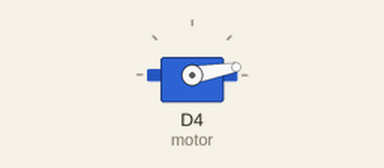
This sketch was run on a simulated ESP8266 (NodeMCU). On the bench: servo.

Above: at 1.05 s.
At 3.25 s:
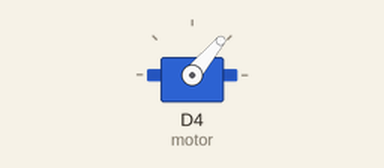
At 5.5 s:
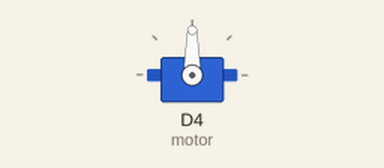
At 10.0 s:
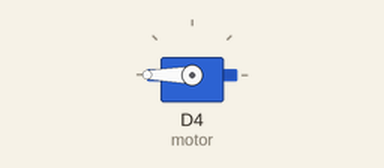
Timing chart, 0 to 13.4 s (numbered marks = the images above):
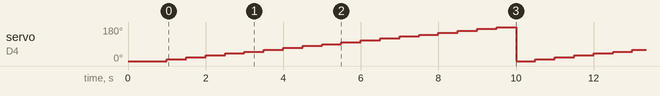

Measured:
- by itself, servo on D4 (motor): repeats every 9.5 s: 20° 0.50 s, 30° 0.50 s, 40° 0.50 s, 50° 0.50 s, 60° 0.50 s, 70° 0.50 s, 80° 0.50 s, 90° 0.50 s, 100° 0.50 s, 110° 0.50 s, 120° 0.50 s, 130° 0.50 s, 140° 0.50 s, 150° 0.50 s, 160° 0.50 s, 170° 0.50 s, 180° 0.50 s, 0° 0.50 s, 10° 0.50 s

The sketch:

13_servo.ino
```cpp
// deneme kartı üzerindeki 0-180 derece arasında dönebilen servo motoru çalıştırma
#include <Servo.h>                // servo kütüphanesini ekle
Servo motor;
int aci=0;                        // moturun açısını tutan değişken
//***************************************
void setup()
{
  motor.attach(D4);
  motor.write(aci);
  delay(1000);
}
//***************************************
void loop()
{
  aci=aci+10;
  if(aci>180)
    aci=0;
  motor.write(aci);
  delay(500);                 // 500ms bekleme
}
```
